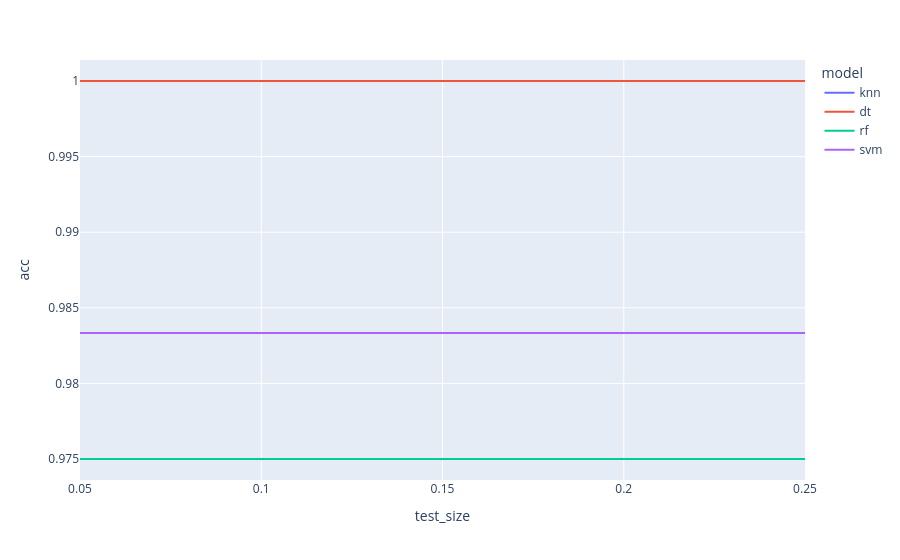

Notebook code for this chart:
### Code cell
fig=px.line(data_frame=df,x='test_size',y='acc',color='model')
fig.show()

### Figure 1 — Plotly figure (JSON) as saved in the notebook; plotly's stock layout.template omitted (floating-point values rounded to 4 significant figures)
{"data": [{"hovertemplate": "model=knn<br>test_size=%{x}<br>acc=%{y}<extra></extra>", "legendgroup": "knn", "line": {"color": "#636efa", "dash": "solid"}, "marker": {"symbol": "circle"}, "mode": "lines", "name": "knn", "orientation": "v", "showlegend": true, "type": "scatter", "x": [0.05, 0.1, 0.15, 0.2, 0.25], "xaxis": "x", "y": [0.975, 0.975, 0.975, 0.975, 0.975], "yaxis": "y"}, {"hovertemplate": "model=dt<br>test_size=%{x}<br>acc=%{y}<extra></extra>", "legendgroup": "dt", "line": {"color": "#EF553B", "dash": "solid"}, "marker": {"symbol": "circle"}, "mode": "lines", "name": "dt", "orientation": "v", "showlegend": true, "type": "scatter", "x": [0.05, 0.1, 0.15, 0.2, 0.25], "xaxis": "x", "y": [1.0, 1.0, 1.0, 1.0, 1.0], "yaxis": "y"}, {"hovertemplate": "model=rf<br>test_size=%{x}<br>acc=%{y}<extra></extra>", "legendgroup": "rf", "line": {"color": "#00cc96", "dash": "solid"}, "marker": {"symbol": "circle"}, "mode": "lines", "name": "rf", "orientation": "v", "showlegend": true, "type": "scatter", "x": [0.05, 0.1, 0.15, 0.2, 0.25], "xaxis": "x", "y": [0.975, 0.975, 0.975, 0.975, 0.975], "yaxis": "y"}, {"hovertemplate": "model=svm<br>test_size=%{x}<br>acc=%{y}<extra></extra>", "legendgroup": "svm", "line": {"color": "#ab63fa", "dash": "solid"}, "marker": {"symbol": "circle"}, "mode": "lines", "name": "svm", "orientation": "v", "showlegend": true, "type": "scatter", "x": [0.05, 0.1, 0.15, 0.2, 0.25], "xaxis": "x", "y": [0.9833, 0.9833, 0.9833, 0.9833, 0.9833], "yaxis": "y"}], "layout": {"legend": {"title": {"text": "model"}, "tracegroupgap": 0}, "margin": {"t": 60}, "xaxis": {"anchor": "y", "domain": [0, 1], "title": {"text": "test_size"}}, "yaxis": {"anchor": "x", "domain": [0, 1], "title": {"text": "acc"}}}}
